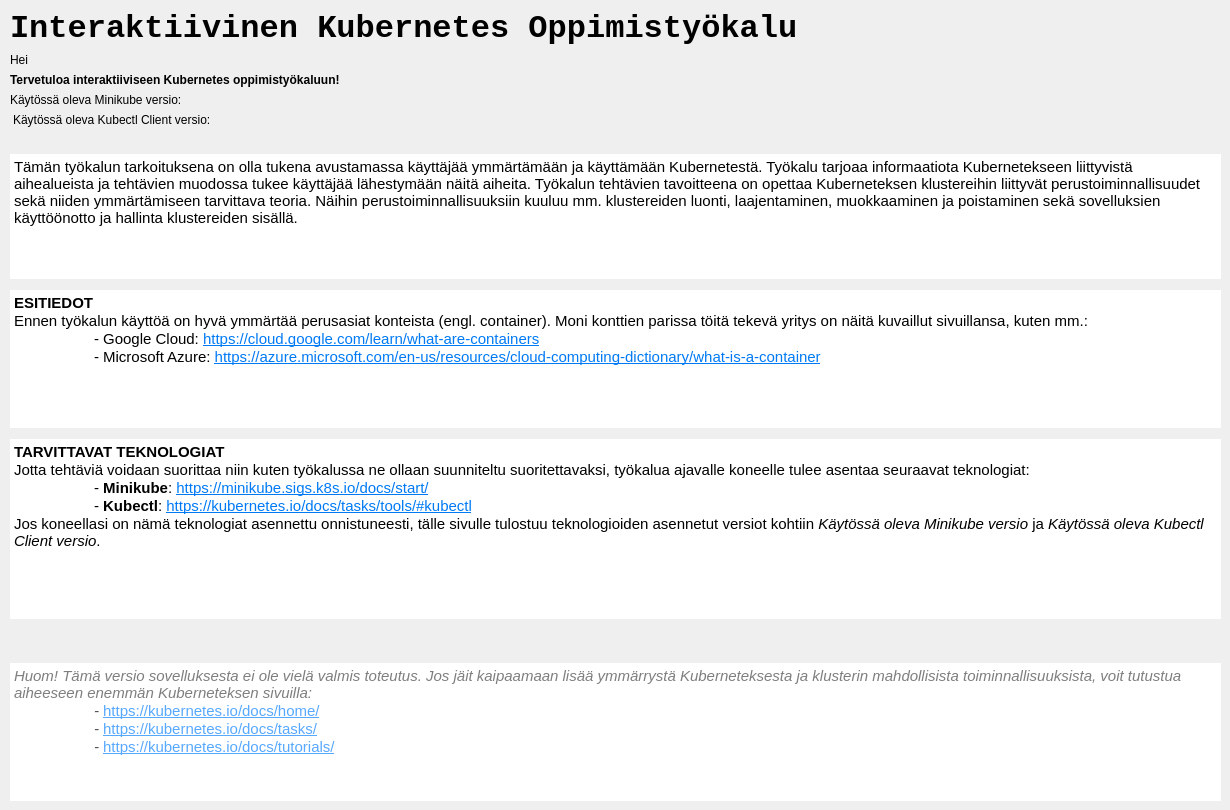
     <widget class="QWidget" name="mainPage">
      <widget class="QWidget" name="verticalLayoutWidget_2">
       <property name="geometry">
        <rect>
         <x>10</x>
         <y>10</y>
         <width>1211</width>
         <height>791</height>
        </rect>
       </property>
       <layout class="QVBoxLayout" name="verticalLayout_7">
        <item>
         <widget class="QLabel" name="title">
          <property name="maximumSize">
           <size>
            <width>16777215</width>
            <height>50</height>
           </size>
          </property>
          <property name="font">
           <font>
            <family>Consolas</family>
            <pointsize>11</pointsize>
            <italic>false</italic>
            <bold>false</bold>
           </font>
          </property>
          <property name="text">
           <string>&lt;html&gt;&lt;head/&gt;&lt;body&gt;&lt;p&gt;&lt;span style=&quot; font-size:24pt; font-weight:700;&quot;&gt;Interaktiivinen Kubernetes Oppimistyökalu&lt;/span&gt;&lt;/p&gt;&lt;/body&gt;&lt;/html&gt;</string>
          </property>
         </widget>
        </item>
        <item>
         <widget class="QLabel" name="subMain">
          <property name="maximumSize">
           <size>
            <width>16777215</width>
            <height>30</height>
           </size>
          </property>
          <property name="text">
           <string>Hei </string>
          </property>
         </widget>
        </item>
        <item>
         <widget class="QLabel" name="desc">
          <property name="text">
           <string>&lt;html&gt;&lt;head/&gt;&lt;body&gt;&lt;p&gt;&lt;span style=&quot; font-weight:700;&quot;&gt;Tervetuloa interaktiiviseen Kubernetes oppimistyökaluun!&lt;/span&gt;&lt;/p&gt;&lt;/body&gt;&lt;/html&gt;</string>
          </property>
          <property name="alignment">
           <set>Qt::AlignLeading|Qt::AlignLeft|Qt::AlignTop</set>
          </property>
         </widget>
        </item>
        <item>
         <widget class="QLabel" name="labelMinikube">
          <property name="text">
           <string>Käytössä oleva Minikube versio: </string>
          </property>
         </widget>
        </item>
        <item>
         <widget class="QLabel" name="labelKubectl">
          <property name="styleSheet">
           <string notr="true">border-bottom: 1px dotted;
padding-bottom: 15px;</string>
          </property>
          <property name="text">
           <string>Käytössä oleva Kubectl Client versio: </string>
          </property>
         </widget>
        </item>
        <item>
         <widget class="QTextBrowser" name="textBrowser_27">
          <property name="sizePolicy">
           <sizepolicy hsizetype="Expanding" vsizetype="Fixed">
            <horstretch>0</horstretch>
            <verstretch>0</verstretch>
           </sizepolicy>
          </property>
          <property name="minimumSize">
           <size>
            <width>0</width>
            <height>0</height>
           </size>
          </property>
          <property name="maximumSize">
           <size>
            <width>16777215</width>
            <height>130</height>
           </size>
          </property>
          <property name="styleSheet">
           <string notr="true">border: none;
padding-top: 5px;</string>
          </property>
          <property name="html">
           <string>&lt;!DOCTYPE HTML PUBLIC &quot;-//W3C//DTD HTML 4.0//EN&quot; &quot;http://www.w3.org/TR/REC-html40/strict.dtd&quot;&gt;
&lt;html&gt;&lt;head&gt;&lt;meta name=&quot;qrichtext&quot; content=&quot;1&quot; /&gt;&lt;meta charset=&quot;utf-8&quot; /&gt;&lt;style type=&quot;text/css&quot;&gt;
p, li { white-space: pre-wrap; }
hr { height: 1px; border-width: 0; }
li.unchecked::marker { content: &quot;\2610&quot;; }
li.checked::marker { content: &quot;\2612&quot;; }
&lt;/style&gt;&lt;/head&gt;&lt;body style=&quot; font-family:'Consolas'; font-size:11pt; font-weight:400; font-style:normal;&quot;&gt;
&lt;p style=&quot; margin-top:0px; margin-bottom:0px; margin-left:0px; margin-right:0px; -qt-block-indent:0; text-indent:0px;&quot;&gt;&lt;span style=&quot; color:#000000;&quot;&gt;Tämän työkalun tarkoituksena on olla tukena avustamassa käyttäjää ymmärtämään ja käyttämään Kubernetestä. Työkalu tarjoaa informaatiota Kubernetekseen liittyvistä aihealueista ja tehtävien muodossa tukee käyttäjää lähestymään näitä aiheita. Työkalun tehtävien tavoitteena on opettaa Kuberneteksen klustereihin liittyvät perustoiminnallisuudet sekä niiden ymmärtämiseen tarvittava teoria. Näihin perustoiminnallisuuksiin kuuluu mm. klustereiden luonti, laajentaminen, muokkaaminen ja poistaminen sekä sovelluksien käyttöönotto ja hallinta klustereiden sisällä.&lt;/span&gt;&lt;/p&gt;&lt;/body&gt;&lt;/html&gt;</string>
          </property>
         </widget>
        </item>
        <item>
         <widget class="QTextBrowser" name="textBrowser_28">
          <property name="minimumSize">
           <size>
            <width>0</width>
            <height>100</height>
           </size>
          </property>
          <property name="maximumSize">
           <size>
            <width>16777215</width>
            <height>150</height>
           </size>
          </property>
          <property name="styleSheet">
           <string notr="true">border: none;
padding-top: 5px;</string>
          </property>
          <property name="html">
           <string>&lt;!DOCTYPE HTML PUBLIC &quot;-//W3C//DTD HTML 4.0//EN&quot; &quot;http://www.w3.org/TR/REC-html40/strict.dtd&quot;&gt;
&lt;html&gt;&lt;head&gt;&lt;meta name=&quot;qrichtext&quot; content=&quot;1&quot; /&gt;&lt;meta charset=&quot;utf-8&quot; /&gt;&lt;style type=&quot;text/css&quot;&gt;
p, li { white-space: pre-wrap; }
hr { height: 1px; border-width: 0; }
li.unchecked::marker { content: &quot;\2610&quot;; }
li.checked::marker { content: &quot;\2612&quot;; }
&lt;/style&gt;&lt;/head&gt;&lt;body style=&quot; font-family:'Consolas'; font-size:11pt; font-weight:400; font-style:normal;&quot;&gt;
&lt;p style=&quot; margin-top:0px; margin-bottom:0px; margin-left:0px; margin-right:0px; -qt-block-indent:0; text-indent:0px;&quot;&gt;&lt;span style=&quot; font-weight:700; color:#000000;&quot;&gt;ESITIEDOT&lt;/span&gt;&lt;/p&gt;
&lt;p style=&quot; margin-top:0px; margin-bottom:0px; margin-left:0px; margin-right:0px; -qt-block-indent:0; text-indent:0px;&quot;&gt;&lt;span style=&quot; color:#000000;&quot;&gt;Ennen työkalun käyttöä on hyvä ymmärtää perusasiat konteista (engl. container). Moni konttien parissa töitä tekevä yritys on näitä kuvaillut sivuillansa, kuten mm.:&lt;/span&gt;&lt;/p&gt;
&lt;p style=&quot; margin-top:0px; margin-bottom:0px; margin-left:0px; margin-right:0px; -qt-block-indent:0; text-indent:0px;&quot;&gt;&lt;span style=&quot; color:#000000;&quot;&gt;	- Google Cloud: &lt;/span&gt;&lt;a href=&quot;https://cloud.google.com/learn/what-are-containers&quot;&gt;&lt;span style=&quot; text-decoration: underline; color:#007af4;&quot;&gt;https://cloud.google.com/learn/what-are-containers&lt;/span&gt;&lt;/a&gt;&lt;/p&gt;
&lt;p style=&quot; margin-top:0px; margin-bottom:0px; margin-left:0px; margin-right:0px; -qt-block-indent:0; text-indent:0px;&quot;&gt;&lt;span style=&quot; color:#000000;&quot;&gt;	- Microsoft Azure: &lt;/span&gt;&lt;a href=&quot;https://azure.microsoft.com/en-us/resources/cloud-computing-dictionary/what-is-a-container&quot;&gt;&lt;span style=&quot; text-decoration: underline; color:#007af4;&quot;&gt;https://azure.microsoft.com/en-us/resources/cloud-computing-dictionary/what-is-a-container&lt;/span&gt;&lt;/a&gt;&lt;/p&gt;&lt;/body&gt;&lt;/html&gt;</string>
          </property>
         </widget>
        </item>
        <item>
         <widget class="QTextBrowser" name="textBrowser_29">
          <property name="minimumSize">
           <size>
            <width>0</width>
            <height>100</height>
           </size>
          </property>
          <property name="maximumSize">
           <size>
            <width>16777215</width>
            <height>200</height>
           </size>
          </property>
          <property name="styleSheet">
           <string notr="true">border: none;
padding-top: 5px;</string>
          </property>
          <property name="html">
           <string>&lt;!DOCTYPE HTML PUBLIC &quot;-//W3C//DTD HTML 4.0//EN&quot; &quot;http://www.w3.org/TR/REC-html40/strict.dtd&quot;&gt;
&lt;html&gt;&lt;head&gt;&lt;meta name=&quot;qrichtext&quot; content=&quot;1&quot; /&gt;&lt;meta charset=&quot;utf-8&quot; /&gt;&lt;style type=&quot;text/css&quot;&gt;
p, li { white-space: pre-wrap; }
hr { height: 1px; border-width: 0; }
li.unchecked::marker { content: &quot;\2610&quot;; }
li.checked::marker { content: &quot;\2612&quot;; }
&lt;/style&gt;&lt;/head&gt;&lt;body style=&quot; font-family:'Consolas'; font-size:11pt; font-weight:400; font-style:normal;&quot;&gt;
&lt;p style=&quot; margin-top:0px; margin-bottom:0px; margin-left:0px; margin-right:0px; -qt-block-indent:0; text-indent:0px;&quot;&gt;&lt;span style=&quot; font-weight:700; color:#000000;&quot;&gt;TARVITTAVAT TEKNOLOGIAT&lt;/span&gt;&lt;/p&gt;
&lt;p style=&quot; margin-top:0px; margin-bottom:0px; margin-left:0px; margin-right:0px; -qt-block-indent:0; text-indent:0px;&quot;&gt;&lt;span style=&quot; color:#000000;&quot;&gt;Jotta tehtäviä voidaan suorittaa niin kuten työkalussa ne ollaan suunniteltu suoritettavaksi, työkalua ajavalle koneelle tulee asentaa seuraavat teknologiat:&lt;/span&gt;&lt;/p&gt;
&lt;p style=&quot; margin-top:0px; margin-bottom:0px; margin-left:0px; margin-right:0px; -qt-block-indent:0; text-indent:0px;&quot;&gt;&lt;span style=&quot; color:#000000;&quot;&gt;	- &lt;/span&gt;&lt;span style=&quot; font-weight:700; color:#000000;&quot;&gt;Minikube&lt;/span&gt;&lt;span style=&quot; color:#000000;&quot;&gt;: &lt;/span&gt;&lt;a href=&quot;https://minikube.sigs.k8s.io/docs/start/&quot;&gt;&lt;span style=&quot; text-decoration: underline; color:#007af4;&quot;&gt;https://minikube.sigs.k8s.io/docs/start/&lt;/span&gt;&lt;/a&gt;&lt;/p&gt;
&lt;p style=&quot; margin-top:0px; margin-bottom:0px; margin-left:0px; margin-right:0px; -qt-block-indent:0; text-indent:0px;&quot;&gt;&lt;span style=&quot; color:#000000;&quot;&gt;	- &lt;/span&gt;&lt;span style=&quot; font-weight:700; color:#000000;&quot;&gt;Kubectl&lt;/span&gt;&lt;span style=&quot; color:#000000;&quot;&gt;: &lt;/span&gt;&lt;a href=&quot;https://kubernetes.io/docs/tasks/tools/#kubectl&quot;&gt;&lt;span style=&quot; text-decoration: underline; color:#007af4;&quot;&gt;https://kubernetes.io/docs/tasks/tools/#kubectl&lt;/span&gt;&lt;/a&gt;&lt;/p&gt;
&lt;p style=&quot; margin-top:0px; margin-bottom:0px; margin-left:0px; margin-right:0px; -qt-block-indent:0; text-indent:0px;&quot;&gt;&lt;span style=&quot; color:#000000;&quot;&gt;Jos koneellasi on nämä teknologiat asennettu onnistuneesti, tälle sivulle tulostuu teknologioiden asennetut versiot kohtiin &lt;/span&gt;&lt;span style=&quot; font-style:italic; color:#000000;&quot;&gt;Käytössä oleva Minikube versio&lt;/span&gt;&lt;span style=&quot; color:#000000;&quot;&gt; ja &lt;/span&gt;&lt;span style=&quot; font-style:italic; color:#000000;&quot;&gt;Käytössä oleva Kubectl Client versio&lt;/span&gt;&lt;span style=&quot; color:#000000;&quot;&gt;.&lt;/span&gt;&lt;/p&gt;&lt;/body&gt;&lt;/html&gt;</string>
          </property>
         </widget>
        </item>
        <item>
         <spacer name="verticalSpacer_13">
          <property name="orientation">
           <enum>Qt::Vertical</enum>
          </property>
          <property name="sizeHint" stdset="0">
           <size>
            <width>20</width>
            <height>40</height>
           </size>
          </property>
         </spacer>
        </item>
        <item>
         <widget class="QTextBrowser" name="textBrowser_25">
          <property name="minimumSize">
           <size>
            <width>0</width>
            <height>100</height>
           </size>
          </property>
          <property name="maximumSize">
           <size>
            <width>16777215</width>
            <height>150</height>
           </size>
          </property>
          <property name="styleSheet">
           <string notr="true">border: none;
padding-top: 5px;</string>
          </property>
          <property name="html">
           <string>&lt;!DOCTYPE HTML PUBLIC &quot;-//W3C//DTD HTML 4.0//EN&quot; &quot;http://www.w3.org/TR/REC-html40/strict.dtd&quot;&gt;
&lt;html&gt;&lt;head&gt;&lt;meta name=&quot;qrichtext&quot; content=&quot;1&quot; /&gt;&lt;meta charset=&quot;utf-8&quot; /&gt;&lt;style type=&quot;text/css&quot;&gt;
p, li { white-space: pre-wrap; }
hr { height: 1px; border-width: 0; }
li.unchecked::marker { content: &quot;\2610&quot;; }
li.checked::marker { content: &quot;\2612&quot;; }
&lt;/style&gt;&lt;/head&gt;&lt;body style=&quot; font-family:'Consolas'; font-size:11pt; font-weight:400; font-style:normal;&quot;&gt;
&lt;p style=&quot; margin-top:0px; margin-bottom:0px; margin-left:0px; margin-right:0px; -qt-block-indent:0; text-indent:0px;&quot;&gt;&lt;span style=&quot; font-style:italic; color:#7e7e7e;&quot;&gt;Huom! Tämä versio sovelluksesta ei ole vielä valmis toteutus. Jos jäit kaipaamaan lisää ymmärrystä Kuberneteksesta ja klusterin mahdollisista toiminnallisuuksista, voit tutustua aiheeseen enemmän Kuberneteksen sivuilla:&lt;/span&gt;&lt;/p&gt;
&lt;p style=&quot; margin-top:0px; margin-bottom:0px; margin-left:0px; margin-right:0px; -qt-block-indent:0; text-indent:0px;&quot;&gt;&lt;span style=&quot; font-style:italic; color:#535353;&quot;&gt;	- &lt;/span&gt;&lt;a href=&quot;https://kubernetes.io/docs/home/&quot;&gt;&lt;span style=&quot; text-decoration: underline; color:#57a8ff;&quot;&gt;https://kubernetes.io/docs/home/&lt;/span&gt;&lt;/a&gt;&lt;/p&gt;
&lt;p style=&quot; margin-top:0px; margin-bottom:0px; margin-left:0px; margin-right:0px; -qt-block-indent:0; text-indent:0px;&quot;&gt;&lt;span style=&quot; font-style:italic; color:#535353;&quot;&gt;	- &lt;/span&gt;&lt;a href=&quot;https://kubernetes.io/docs/tasks/&quot;&gt;&lt;span style=&quot; text-decoration: underline; color:#57a8ff;&quot;&gt;https://kubernetes.io/docs/tasks/&lt;/span&gt;&lt;/a&gt;&lt;/p&gt;
&lt;p style=&quot; margin-top:0px; margin-bottom:0px; margin-left:0px; margin-right:0px; -qt-block-indent:0; text-indent:0px;&quot;&gt;&lt;span style=&quot; font-style:italic; color:#535353;&quot;&gt;	- &lt;/span&gt;&lt;a href=&quot;https://kubernetes.io/docs/tutorials/&quot;&gt;&lt;span style=&quot; text-decoration: underline; color:#57a8ff;&quot;&gt;https://kubernetes.io/docs/tutorials/&lt;/span&gt;&lt;/a&gt;&lt;/p&gt;&lt;/body&gt;&lt;/html&gt;</string>
          </property>
         </widget>
        </item>
       </layout>
      </widget>
     </widget>
